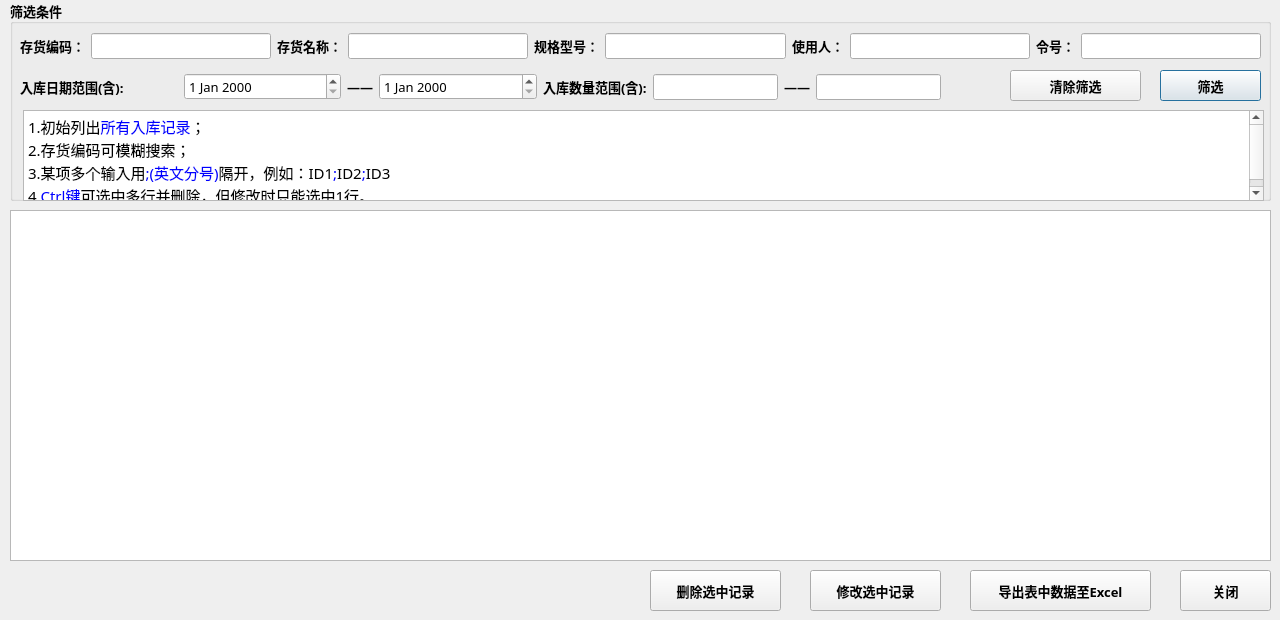
<?xml version="1.0" encoding="UTF-8"?>
<ui version="4.0">
 <class>in_info</class>
 <widget class="QDialog" name="in_info">
  <property name="geometry">
   <rect>
    <x>0</x>
    <y>0</y>
    <width>1280</width>
    <height>620</height>
   </rect>
  </property>
  <property name="windowTitle">
   <string>入库信息管理</string>
  </property>
  <widget class="QTableView" name="tableView">
   <property name="geometry">
    <rect>
     <x>10</x>
     <y>210</y>
     <width>1261</width>
     <height>351</height>
    </rect>
   </property>
  </widget>
  <widget class="QGroupBox" name="groupBox">
   <property name="geometry">
    <rect>
     <x>10</x>
     <y>0</y>
     <width>1261</width>
     <height>201</height>
    </rect>
   </property>
   <property name="font">
    <font>
     <family>微软雅黑</family>
     <pointsize>10</pointsize>
     <weight>75</weight>
     <bold>true</bold>
    </font>
   </property>
   <property name="title">
    <string>筛选条件</string>
   </property>
   <widget class="QWidget" name="horizontalLayoutWidget">
    <property name="geometry">
     <rect>
      <x>10</x>
      <y>30</y>
      <width>1241</width>
      <height>32</height>
     </rect>
    </property>
    <layout class="QHBoxLayout" name="horizontalLayout">
     <item>
      <widget class="QLabel" name="label">
       <property name="text">
        <string>存货编码：</string>
       </property>
      </widget>
     </item>
     <item>
      <widget class="QLineEdit" name="id">
       <property name="font">
        <font>
         <family>微软雅黑</family>
         <pointsize>10</pointsize>
         <weight>50</weight>
         <bold>false</bold>
        </font>
       </property>
      </widget>
     </item>
     <item>
      <widget class="QLabel" name="label_2">
       <property name="text">
        <string>存货名称：</string>
       </property>
      </widget>
     </item>
     <item>
      <widget class="QLineEdit" name="name">
       <property name="font">
        <font>
         <family>微软雅黑</family>
         <pointsize>10</pointsize>
         <weight>50</weight>
         <bold>false</bold>
        </font>
       </property>
      </widget>
     </item>
     <item>
      <widget class="QLabel" name="label_9">
       <property name="text">
        <string>规格型号：</string>
       </property>
      </widget>
     </item>
     <item>
      <widget class="QLineEdit" name="spec_lineEdit">
       <property name="font">
        <font>
         <family>微软雅黑</family>
         <pointsize>10</pointsize>
         <weight>50</weight>
         <bold>false</bold>
        </font>
       </property>
      </widget>
     </item>
     <item>
      <widget class="QLabel" name="label_7">
       <property name="text">
        <string>使用人：</string>
       </property>
      </widget>
     </item>
     <item>
      <widget class="QLineEdit" name="user_lineEdit">
       <property name="font">
        <font>
         <family>微软雅黑</family>
         <pointsize>10</pointsize>
         <weight>50</weight>
         <bold>false</bold>
        </font>
       </property>
      </widget>
     </item>
     <item>
      <widget class="QLabel" name="label_8">
       <property name="text">
        <string>令号：</string>
       </property>
      </widget>
     </item>
     <item>
      <widget class="QLineEdit" name="agree_lineEdit">
       <property name="font">
        <font>
         <family>微软雅黑</family>
         <pointsize>10</pointsize>
         <weight>50</weight>
         <bold>false</bold>
        </font>
       </property>
      </widget>
     </item>
    </layout>
   </widget>
   <widget class="QWidget" name="horizontalLayoutWidget_2">
    <property name="geometry">
     <rect>
      <x>10</x>
      <y>71</y>
      <width>921</width>
      <height>32</height>
     </rect>
    </property>
    <layout class="QHBoxLayout" name="horizontalLayout_2" stretch="10,10,1,10,0,0,0,0">
     <item>
      <widget class="QLabel" name="label_3">
       <property name="text">
        <string>入库日期范围(含):</string>
       </property>
      </widget>
     </item>
     <item>
      <widget class="QDateEdit" name="st_dateEdit">
       <property name="font">
        <font>
         <family>微软雅黑</family>
         <pointsize>10</pointsize>
         <weight>50</weight>
         <bold>false</bold>
        </font>
       </property>
      </widget>
     </item>
     <item>
      <widget class="QLabel" name="label_4">
       <property name="text">
        <string>——</string>
       </property>
      </widget>
     </item>
     <item>
      <widget class="QDateEdit" name="ed_dateEdit">
       <property name="font">
        <font>
         <family>微软雅黑</family>
         <pointsize>10</pointsize>
         <weight>50</weight>
         <bold>false</bold>
        </font>
       </property>
      </widget>
     </item>
     <item>
      <widget class="QLabel" name="label_5">
       <property name="text">
        <string>入库数量范围(含):</string>
       </property>
      </widget>
     </item>
     <item>
      <widget class="QLineEdit" name="st_num">
       <property name="font">
        <font>
         <family>微软雅黑</family>
         <pointsize>10</pointsize>
         <weight>50</weight>
         <bold>false</bold>
        </font>
       </property>
      </widget>
     </item>
     <item>
      <widget class="QLabel" name="label_10">
       <property name="text">
        <string>——</string>
       </property>
      </widget>
     </item>
     <item>
      <widget class="QLineEdit" name="ed_num">
       <property name="font">
        <font>
         <family>微软雅黑</family>
         <pointsize>10</pointsize>
         <weight>50</weight>
         <bold>false</bold>
        </font>
       </property>
      </widget>
     </item>
    </layout>
   </widget>
   <widget class="QPushButton" name="query_btn">
    <property name="geometry">
     <rect>
      <x>1150</x>
      <y>70</y>
      <width>101</width>
      <height>31</height>
     </rect>
    </property>
    <property name="font">
     <font>
      <family>微软雅黑</family>
      <pointsize>10</pointsize>
      <weight>75</weight>
      <bold>true</bold>
     </font>
    </property>
    <property name="text">
     <string>筛选</string>
    </property>
   </widget>
   <widget class="QPushButton" name="clear_query_btn">
    <property name="geometry">
     <rect>
      <x>1000</x>
      <y>70</y>
      <width>131</width>
      <height>31</height>
     </rect>
    </property>
    <property name="font">
     <font>
      <family>微软雅黑</family>
      <pointsize>10</pointsize>
      <weight>75</weight>
      <bold>true</bold>
     </font>
    </property>
    <property name="text">
     <string>清除筛选</string>
    </property>
   </widget>
   <widget class="QTextEdit" name="textEdit">
    <property name="geometry">
     <rect>
      <x>13</x>
      <y>110</y>
      <width>1241</width>
      <height>91</height>
     </rect>
    </property>
    <property name="readOnly">
     <bool>true</bool>
    </property>
    <property name="html">
     <string>&lt;!DOCTYPE HTML PUBLIC &quot;-//W3C//DTD HTML 4.0//EN&quot; &quot;http://www.w3.org/TR/REC-html40/strict.dtd&quot;&gt;
&lt;html&gt;&lt;head&gt;&lt;meta name=&quot;qrichtext&quot; content=&quot;1&quot; /&gt;&lt;style type=&quot;text/css&quot;&gt;
p, li { white-space: pre-wrap; }
&lt;/style&gt;&lt;/head&gt;&lt;body style=&quot; font-family:'微软雅黑'; font-size:10pt; font-weight:600; font-style:normal;&quot;&gt;
&lt;p style=&quot; margin-top:0px; margin-bottom:0px; margin-left:0px; margin-right:0px; -qt-block-indent:0; text-indent:0px;&quot;&gt;&lt;span style=&quot; font-size:11pt; font-weight:400;&quot;&gt;1.初始列出&lt;/span&gt;&lt;span style=&quot; font-size:11pt; font-weight:400; color:#0000ff;&quot;&gt;所有入库记录&lt;/span&gt;&lt;span style=&quot; font-size:11pt; font-weight:400;&quot;&gt;；&lt;/span&gt;&lt;/p&gt;
&lt;p style=&quot; margin-top:0px; margin-bottom:0px; margin-left:0px; margin-right:0px; -qt-block-indent:0; text-indent:0px;&quot;&gt;&lt;span style=&quot; font-size:11pt; font-weight:400;&quot;&gt;2.存货编码可模糊搜索；&lt;/span&gt;&lt;/p&gt;
&lt;p style=&quot; margin-top:0px; margin-bottom:0px; margin-left:0px; margin-right:0px; -qt-block-indent:0; text-indent:0px;&quot;&gt;&lt;span style=&quot; font-size:11pt; font-weight:400;&quot;&gt;3.某项多个输入用&lt;/span&gt;&lt;span style=&quot; font-size:11pt; font-weight:400; color:#0000ff;&quot;&gt;;(英文分号)&lt;/span&gt;&lt;span style=&quot; font-size:11pt; font-weight:400;&quot;&gt;隔开，例如：ID1&lt;/span&gt;&lt;span style=&quot; font-size:11pt; font-weight:400; color:#0000ff;&quot;&gt;;&lt;/span&gt;&lt;span style=&quot; font-size:11pt; font-weight:400;&quot;&gt;ID2&lt;/span&gt;&lt;span style=&quot; font-size:11pt; font-weight:400; color:#0000ff;&quot;&gt;;&lt;/span&gt;&lt;span style=&quot; font-size:11pt; font-weight:400;&quot;&gt;ID3&lt;/span&gt;&lt;/p&gt;
&lt;p style=&quot; margin-top:0px; margin-bottom:0px; margin-left:0px; margin-right:0px; -qt-block-indent:0; text-indent:0px;&quot;&gt;&lt;span style=&quot; font-size:11pt; font-weight:400;&quot;&gt;4.&lt;/span&gt;&lt;span style=&quot; font-size:11pt; font-weight:400; color:#0000ff;&quot;&gt;Ctrl键&lt;/span&gt;&lt;span style=&quot; font-size:11pt; font-weight:400;&quot;&gt;可选中多行并删除，但修改时只能选中1行。&lt;/span&gt;&lt;/p&gt;&lt;/body&gt;&lt;/html&gt;</string>
    </property>
   </widget>
  </widget>
  <widget class="QPushButton" name="del_btn">
   <property name="geometry">
    <rect>
     <x>650</x>
     <y>570</y>
     <width>131</width>
     <height>41</height>
    </rect>
   </property>
   <property name="font">
    <font>
     <family>微软雅黑</family>
     <pointsize>10</pointsize>
     <weight>75</weight>
     <bold>true</bold>
    </font>
   </property>
   <property name="text">
    <string>删除选中记录</string>
   </property>
  </widget>
  <widget class="QPushButton" name="update_btn">
   <property name="geometry">
    <rect>
     <x>810</x>
     <y>570</y>
     <width>131</width>
     <height>41</height>
    </rect>
   </property>
   <property name="font">
    <font>
     <family>微软雅黑</family>
     <pointsize>10</pointsize>
     <weight>75</weight>
     <bold>true</bold>
    </font>
   </property>
   <property name="text">
    <string>修改选中记录</string>
   </property>
  </widget>
  <widget class="QPushButton" name="export_excel">
   <property name="geometry">
    <rect>
     <x>970</x>
     <y>570</y>
     <width>181</width>
     <height>41</height>
    </rect>
   </property>
   <property name="font">
    <font>
     <family>微软雅黑</family>
     <pointsize>10</pointsize>
     <weight>75</weight>
     <bold>true</bold>
    </font>
   </property>
   <property name="text">
    <string>导出表中数据至Excel</string>
   </property>
  </widget>
  <widget class="QPushButton" name="cancel_btn">
   <property name="geometry">
    <rect>
     <x>1180</x>
     <y>570</y>
     <width>91</width>
     <height>41</height>
    </rect>
   </property>
   <property name="font">
    <font>
     <family>微软雅黑</family>
     <pointsize>10</pointsize>
     <weight>75</weight>
     <bold>true</bold>
    </font>
   </property>
   <property name="text">
    <string>关闭</string>
   </property>
  </widget>
 </widget>
 <resources/>
 <connections/>
</ui>
